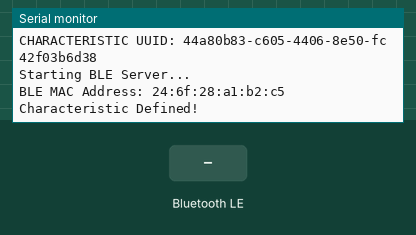
This sketch was run on a simulated ESP32. Parts: the last lines printed to the serial monitor. The test bench sets the inputs (shaded band). Random numbers use the default seed unless the sketch sets one; nothing arrives over Bluetooth unless stated; a phone connects over Bluetooth LE 3 s after start.

Above: at 1.2 s.
1.3 s: Bluetooth LE write "1" received
At 2.1 s:
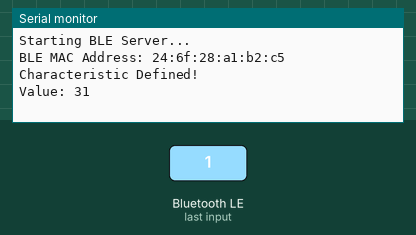
4.3 s: Bluetooth LE write "0" received
At 5.5 s:
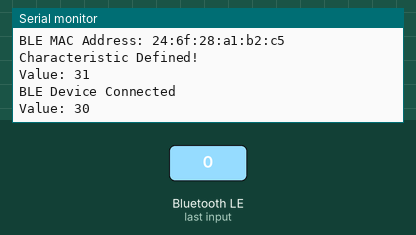
5.8 s: Bluetooth LE write "2" received
At 6.7 s:
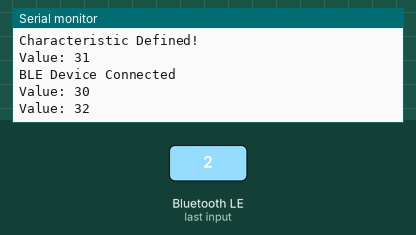

The sketch:

ble_server_nimble.ino
```cpp
#include <NimBLEDevice.h>

// See the following for generating UUIDs: https://www.uuidgenerator.net/
#define SERVICE_UUID "000ffdf4-68d9-4e48-a89a-219e581f0d64"
#define CHARACTERISTIC_UUID "44a80b83-c605-4406-8e50-fc42f03b6d38"

NimBLEServer *pServer = NULL;
NimBLEService *pService = NULL;
NimBLECharacteristic *pCharacteristic = NULL;

bool deviceConnected = false;

class ServerCallbacks : public NimBLEServerCallbacks
{
    void onConnect(NimBLEServer *pServer, NimBLEConnInfo &connInfo)
    {
        deviceConnected = true;
        Serial.println("BLE Device Connected");
    };
    void onDisconnect(NimBLEServer *pServer, NimBLEConnInfo &connInfo, int reason)
    {
        deviceConnected = false;
        Serial.println("BLE Device Disconnected");
    }
};

class BLE_Callbacks : public NimBLECharacteristicCallbacks
{
    void onWrite(NimBLECharacteristic *pCharacteristic, NimBLEConnInfo &connInfo)
    {
        char value[64];
        size_t len = pCharacteristic->getValue().length();
        len = len < sizeof(value) - 1 ? len : sizeof(value) - 1;
        memcpy(value, pCharacteristic->getValue().data(), len);
        value[len] = '\0';
        if (len > 0)
        {
            Serial.print("Value: ");
            for (size_t i = 0; i < len; i++)
                Serial.print(value[i], HEX);
            Serial.println();
        }
    }
};

void setup()
{
    Serial.begin(115200);
    Serial.print("SERVICE UUID: ");
    Serial.println(SERVICE_UUID);
    Serial.print("CHARACTERISTIC UUID: ");
    Serial.println(CHARACTERISTIC_UUID);
    Serial.println("Starting BLE Server...");

    NimBLEDevice::init("ESP32_BLE");
    Serial.print("BLE MAC Address: ");
    Serial.println(NimBLEDevice::getAddress().toString().c_str());
    pServer = NimBLEDevice::createServer();
    pServer->setCallbacks(new ServerCallbacks());
    pService = pServer->createService(SERVICE_UUID);
    pCharacteristic = pService->createCharacteristic(
        CHARACTERISTIC_UUID,
        NIMBLE_PROPERTY::READ | NIMBLE_PROPERTY::WRITE | NIMBLE_PROPERTY::NOTIFY | NIMBLE_PROPERTY::INDICATE);
    pCharacteristic->setCallbacks(new BLE_Callbacks());
    pCharacteristic->createDescriptor("2901", NIMBLE_PROPERTY::READ)->setValue("BLE Control Service");
    pService->start();
    NimBLEAdvertising *pAdvertising = NimBLEDevice::getAdvertising();
    pAdvertising->addServiceUUID(SERVICE_UUID);
    pAdvertising->enableScanResponse(true);
    pAdvertising->setPreferredParams(0x06, 0x12);
    pServer->getAdvertising()->start();
    Serial.println("Characteristic Defined!");
}

void loop()
{
    int txValue = random(1, 20);
    char txString[8];
    dtostrf(txValue, 1, 2, txString);
    pCharacteristic->setValue(txString);
    pCharacteristic->notify();
    delay(2000);
}
```

Measured:
- after the input at 1.3 s, the serial monitor: prints a new line at once (image 1)
- after the input at 4.3 s, the serial monitor: prints a new line at once (image 2)
- after the input at 5.8 s, the serial monitor: prints a new line at once (image 3)
